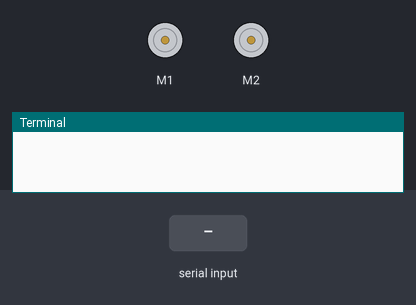
The program below on a simulated Raspberry Pi (BCM pin numbers). Shown: 2 × DC motor (green arrow = forward, orange = backward, longer = faster), the last lines printed to the terminal. The inputs (shaded band) are chosen by the test bench. Motors are numbered in the order the program creates them (left before right in a Robot).

Above: at 1.2 s.
1.3 s: "w" typed at the terminal
At 1.8 s:
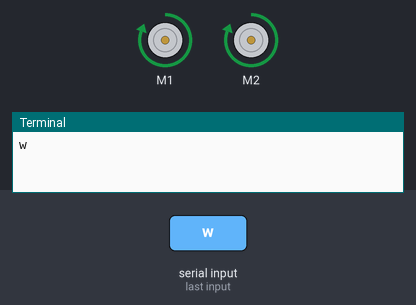
2.8 s: "s" typed at the terminal
At 4.0 s:
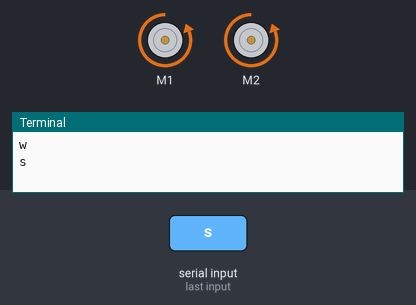
4.3 s: "a" typed at the terminal
At 5.0 s:
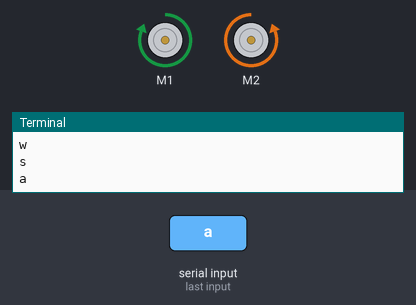
5.8 s: "d" typed at the terminal
At 6.4 s:
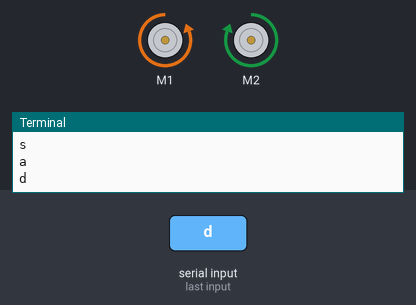
Timing chart, 0 to 8.3 s (numbered marks = the images above; inputs shaded):
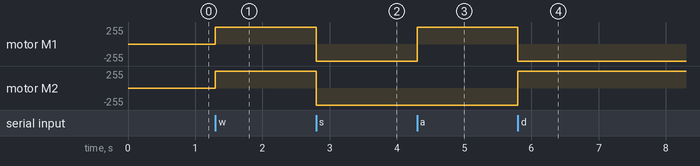

The program:

motor.py
```python
from gpiozero import Motor
from time import sleep
import sys, select, tty, termios

motorA = Motor(17,18)
motorB = Motor(22,23)

def isData():
    return select.select([sys.stdin], [], [], 0) == ([sys.stdin], [], [])

old_settings = termios.tcgetattr(sys.stdin)
try:
    tty.setcbreak(sys.stdin.fileno())

    i = 0
    while 1:
        if isData():
            c = sys.stdin.read(1)
            print(c)
            if c == '\x1b':
                break
            elif c == 'w':
                motorA.forward()
                motorB.forward()
            elif c == 's':
                motorA.backward()
                motorB.backward()
            elif c == 'a':
                motorA.forward()
                motorB.backward()
            elif c == 'd':
                motorA.backward()
                motorB.forward()
            elif c == 'q':
                motorA.stop()
                motorB.stop()
finally:
    termios.tcsetattr(sys.stdin, termios.TCSADRAIN, old_settings)
```

Measured:
- after the input at 1.3 s, motor M1, motor M2: stopped → forward 255/255 at once
- after the input at 2.8 s, motor M1, motor M2: forward 255/255 → backward 255/255 at once
- after the input at 4.3 s, motor M1: backward 255/255 → forward 255/255 at once
- after the input at 5.8 s, motor M1: forward 255/255 → backward 255/255 at once; motor M2: backward 255/255 → forward 255/255 at once
